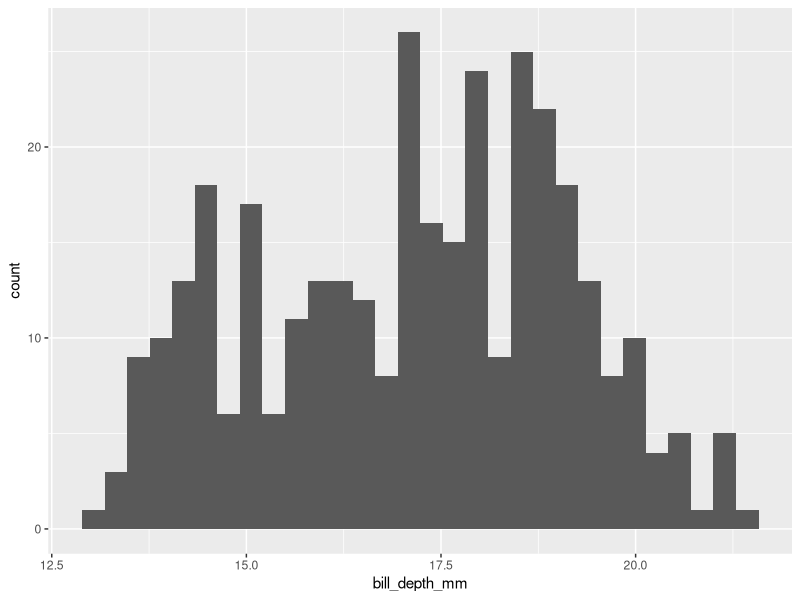

Generate this figure with R:
# Week 1 Git Practice
# Author: Zihan Tong

library(tidyverse)
library(palmerpenguins)

penguins %>%
  ggplot(aes(x = bill_depth_mm)) +
  geom_histogram()

# Hi, there!
